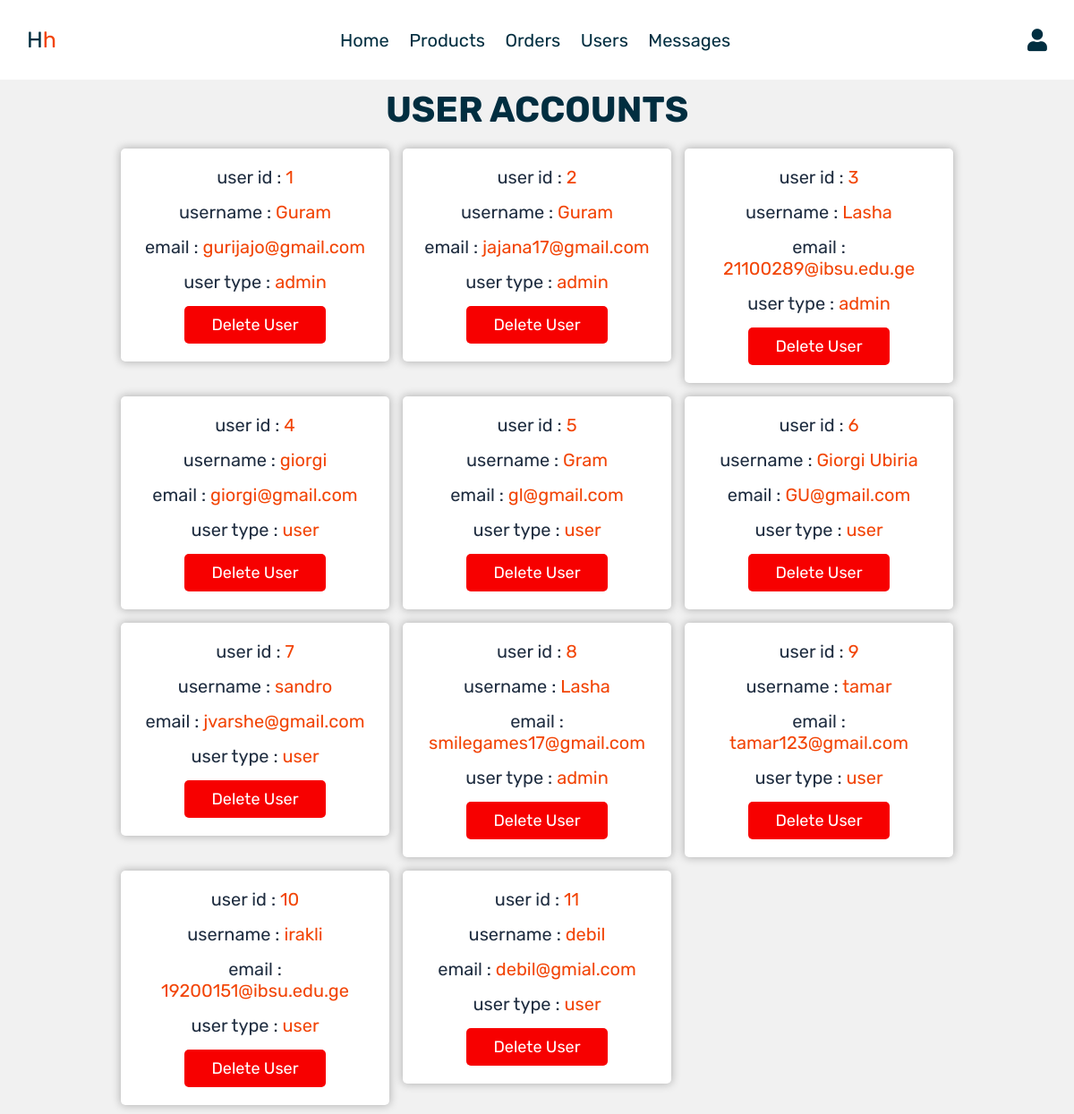
/admin_users.php (signed in), run on the app's committed database.
### tables this page shows
CREATE TABLE `users` (
  `id` int(100) NOT NULL,
  `name` varchar(100) NOT NULL,
  `email` varchar(100) NOT NULL,
  `password` varchar(100) NOT NULL,
  `user_type` varchar(20) NOT NULL DEFAULT 'user'
);

### admin_users.php (the view, shortened to what this page needs)
<?php
include 'conn.php';
?>
<!DOCTYPE html>
<html lang="en">
<head>
   <link rel="stylesheet" href="https://cdnjs.cloudflare.com/ajax/libs/font-awesome/6.0.0/css/all.min.css">
   <link rel="stylesheet" href="CSS/admin_style.css">
</head>
<body>
<?php include 'admin_header.php'; ?>
<section class="users">
   <h1 class="title"> user accounts </h1>
   <div class="box-container">
      <?php
         $select_users = mysqli_query($conn, "SELECT * FROM `users`") or die('query failed');
         while($fetch_users = mysqli_fetch_assoc($select_users)){
      ?>
      <div class="box">
         <p> user id : <span><?php echo $fetch_users['id']; ?></span> </p>
         <p> username : <span><?php echo $fetch_users['name']; ?></span> </p>
         <p> email : <span><?php echo $fetch_users['email']; ?></span> </p>
         <p> user type : <span style="color:<?php if($fetch_users['user_type'] == 'admin'){ echo 'var(--orange)'; } ?>"><?php echo $fetch_users['user_type']; ?></span> </p>
         <a href="admin_users.php?delete=<?php echo $fetch_users['id']; ?>" onclick="return confirm('delete this user?');" class="delete-btn">delete user</a>
      </div>
      <?php
         };
      ?>
   </div>
</section>
</body>
</html>

### CSS/admin_style.css (style rules this page uses)
:root { --orange: #F24405; --red: #F70000; --yellow: #F24405; --black: #012E40; --white: #FFFFFF; --light-color: #1F2D40; --light-white: #F5F5F5; --light-bg: #012E40; }
* { font-family: 'Rubik', sans-serif; margin:0; padding:0; box-sizing: border-box; outline: none; border:none; text-decoration: none; transition:all .2s linear; }
html { font-size: 62.5%; overflow-x: hidden; }
body { background-color: var(--light-white); }
section { border: var(--border); border-radius: 0.5rem; padding: 1rem; text-align: center; font-size: 2rem; }
.title { text-align: center; margin-bottom: 2rem; text-transform: uppercase; color:var(--black); font-size: 4rem; }
.btn, .option-btn, .delete-btn, .white-btn { display: inline-block; margin-top: 1rem; padding:1rem 3rem; cursor: pointer; color:var(--white); font-size: 1.8rem; border-radius: .5rem; text-transform: capitalize; }
.delete-btn { background-color: var(--red); }
.users .box-container { display: grid; grid-template-columns: repeat(auto-fit, 30rem); justify-content: center; gap:1.5rem; max-width: 1200px; margin:0 auto; align-items: flex-start; }
.users .box-container .box { background-color: var(--white); padding:2rem; border:var(--border); box-shadow: 0 0 10px 1px rgba(0, 0, 0, 0.25); border-radius: .5rem; text-align: center; }
.users .box-container .box p { padding-bottom: 1.5rem; font-size: 2rem; color:var(--light-color); }
.users .box-container .box p span { color:var(--orange); }
.users .box-container .box .delete-btn { margin-top: 0; }
* { margin: 0; padding: 0; box-sizing: border-box; }
body { font-family: Arial, sans-serif; background-color: #f1f1f1; }

### data on the page
users: id "1", name "Guram", email "gurijajo@gmail.com", user_type "admin"
users: id "2", name "Guram", email "jajana17@gmail.com", user_type "admin"
users: id "3", name "Lasha", email "21100289@ibsu.edu.ge", user_type "admin"
users: id "4", name "giorgi", email "giorgi@gmail.com", user_type "user"
users: id "5", name "Gram", email "gl@gmail.com", user_type "user"
users: id "6", name "Giorgi Ubiria", email "GU@gmail.com", user_type "user"
users: id "7", name "sandro", email "jvarshe@gmail.com", user_type "user"
users: id "8", name "Lasha", email "smilegames17@gmail.com", user_type "admin"
users: id "9", name "tamar", email "tamar123@gmail.com", user_type "user"
users: id "10", name "irakli", email "19200151@ibsu.edu.ge", user_type "user"
users: id "11", name "debil", email "debil@gmial.com", user_type "user"
